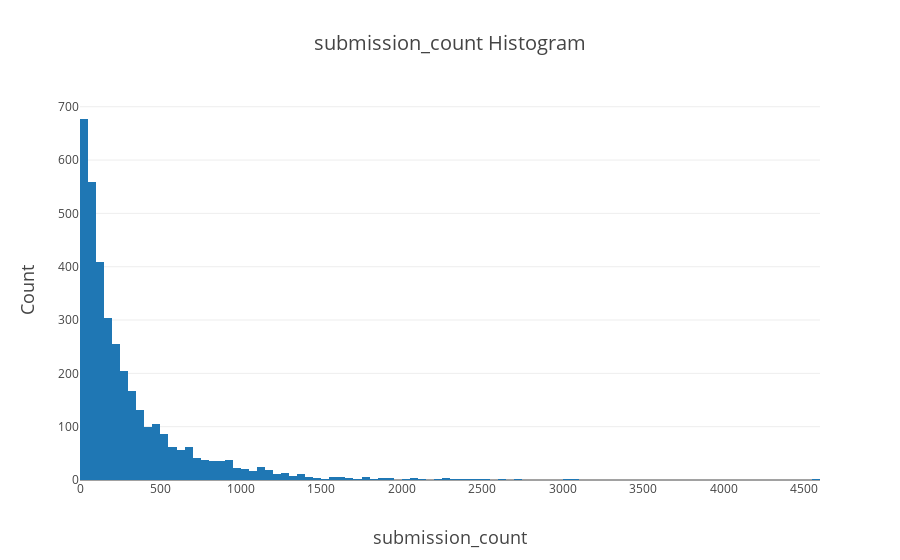

Write notebook code for a chart like this one.
### Code cell
create_hists(users, cols=['submission_count'])

### Figure 1 — Plotly figure (JSON) as saved in the notebook; plotly's stock layout.template omitted (floating-point values rounded to 4 significant figures; data arrays with more than 128 entries replaced by an {"elided": "..."} marker saying what was removed)
{"data": [{"name": "submission_count", "type": "histogram", "uid": "02a4c388-5f2b-11e9-b50d-e442a6f8adc3", "x": {"elided": "3571 int values"}}], "layout": {"title": "submission_count Histogram", "titlefont": {"size": 20}, "xaxis": {"autorange": true, "title": "submission_count", "titlefont": {"size": 18}, "type": "linear"}, "yaxis": {"autorange": true, "title": "Count", "titlefont": {"size": 18}, "type": "linear"}}}
